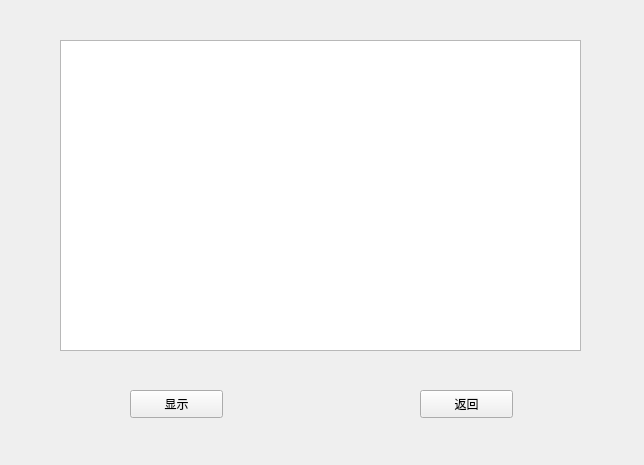
<?xml version="1.0" encoding="UTF-8"?>
<ui version="4.0">
 <class>orderdetails</class>
 <widget class="QWidget" name="orderdetails">
  <property name="geometry">
   <rect>
    <x>0</x>
    <y>0</y>
    <width>644</width>
    <height>465</height>
   </rect>
  </property>
  <property name="windowTitle">
   <string>Form</string>
  </property>
  <widget class="QTableView" name="tableView">
   <property name="geometry">
    <rect>
     <x>60</x>
     <y>40</y>
     <width>521</width>
     <height>311</height>
    </rect>
   </property>
  </widget>
  <widget class="QPushButton" name="odshowButton">
   <property name="geometry">
    <rect>
     <x>130</x>
     <y>390</y>
     <width>93</width>
     <height>28</height>
    </rect>
   </property>
   <property name="text">
    <string>显示</string>
   </property>
  </widget>
  <widget class="QPushButton" name="odreturnButton">
   <property name="geometry">
    <rect>
     <x>420</x>
     <y>390</y>
     <width>93</width>
     <height>28</height>
    </rect>
   </property>
   <property name="text">
    <string>返回</string>
   </property>
  </widget>
 </widget>
 <resources/>
 <connections/>
</ui>
